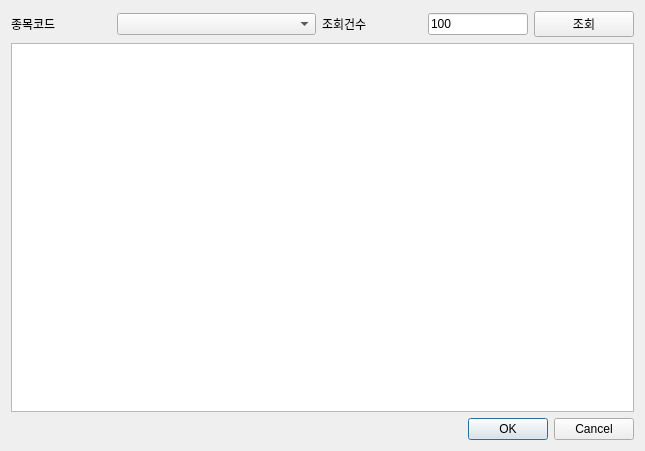
<?xml version="1.0" encoding="UTF-8"?>
<ui version="4.0">
 <class>Dialog</class>
 <widget class="QDialog" name="Dialog">
  <property name="geometry">
   <rect>
    <x>0</x>
    <y>0</y>
    <width>645</width>
    <height>451</height>
   </rect>
  </property>
  <property name="windowTitle">
   <string>업종정보조회</string>
  </property>
  <layout class="QVBoxLayout" name="verticalLayout">
   <item>
    <layout class="QHBoxLayout" name="horizontalLayout_2">
     <item>
      <widget class="QLabel" name="label">
       <property name="maximumSize">
        <size>
         <width>100</width>
         <height>16777215</height>
        </size>
       </property>
       <property name="text">
        <string>종목코드</string>
       </property>
      </widget>
     </item>
     <item>
      <widget class="QComboBox" name="comboBox"/>
     </item>
     <item>
      <widget class="QLabel" name="label_2">
       <property name="maximumSize">
        <size>
         <width>100</width>
         <height>16777215</height>
        </size>
       </property>
       <property name="text">
        <string>조회건수</string>
       </property>
      </widget>
     </item>
     <item>
      <widget class="QLineEdit" name="lineEdit_date">
       <property name="maximumSize">
        <size>
         <width>100</width>
         <height>16777215</height>
        </size>
       </property>
       <property name="text">
        <string>100</string>
       </property>
       <property name="maxLength">
        <number>5</number>
       </property>
      </widget>
     </item>
     <item>
      <widget class="QPushButton" name="pushButton">
       <property name="maximumSize">
        <size>
         <width>100</width>
         <height>16777215</height>
        </size>
       </property>
       <property name="text">
        <string>조회</string>
       </property>
      </widget>
     </item>
    </layout>
   </item>
   <item>
    <widget class="QTableView" name="tableView"/>
   </item>
   <item>
    <widget class="QDialogButtonBox" name="buttonBox">
     <property name="orientation">
      <enum>Qt::Horizontal</enum>
     </property>
     <property name="standardButtons">
      <set>QDialogButtonBox::Cancel|QDialogButtonBox::Ok</set>
     </property>
    </widget>
   </item>
  </layout>
 </widget>
 <resources/>
 <connections>
  <connection>
   <sender>pushButton</sender>
   <signal>clicked()</signal>
   <receiver>Dialog</receiver>
   <slot>inquiry()</slot>
   <hints>
    <hint type="sourcelabel">
     <x>418</x>
     <y>23</y>
    </hint>
    <hint type="destinationlabel">
     <x>371</x>
     <y>-22</y>
    </hint>
   </hints>
  </connection>
  <connection>
   <sender>buttonBox</sender>
   <signal>clicked(QAbstractButton*)</signal>
   <receiver>Dialog</receiver>
   <slot>close()</slot>
   <hints>
    <hint type="sourcelabel">
     <x>398</x>
     <y>326</y>
    </hint>
    <hint type="destinationlabel">
     <x>58</x>
     <y>-15</y>
    </hint>
   </hints>
  </connection>
 </connections>
 <slots>
  <slot>inquiry()</slot>
 </slots>
</ui>
